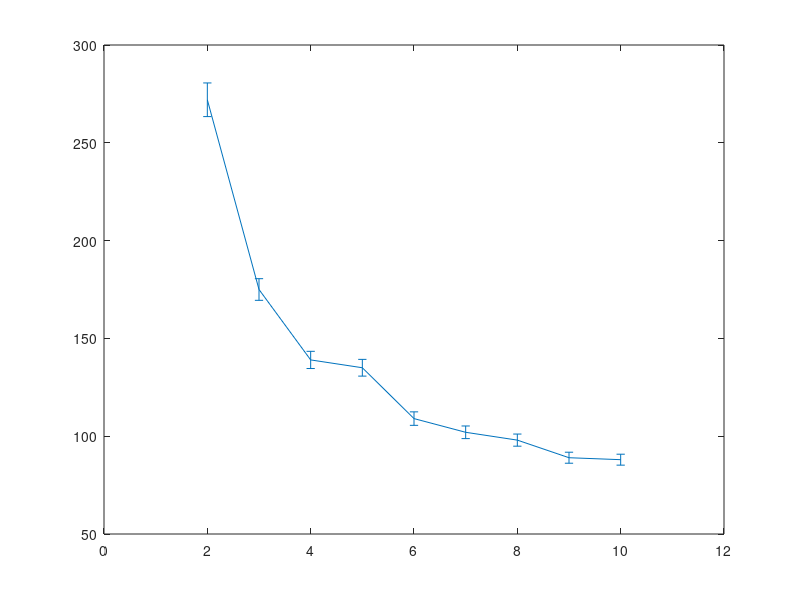

Recreate this plot in MATLAB. (Note: this script raises an error after producing the figure.)
clear all;
close all;
clc;

vin=[2 3 4 5 6 7 8 9 10];
ch1sigma=[272 175 139 135 109 102 98 89 88];
ch1err=[1/sqrt(1000)*ch1sigma(1) 1/sqrt(1000)*ch1sigma(2) 1/sqrt(1000)*ch1sigma(3) ...
    1/sqrt(995)*ch1sigma(4) 1/sqrt(1000)*ch1sigma(5) 1/sqrt(1000)*ch1sigma(6) ...
    1/sqrt(1000)*ch1sigma(7) 1/sqrt(1000)*ch1sigma(8) 1/sqrt(990)*ch1sigma(9)];
ch2sigma=[295 193 124 121 95 85 81 74 72];
ch2err=[1/sqrt(1000)*ch2sigma(1) 1/sqrt(1000)*ch2sigma(2) 1/sqrt(1000)*ch2sigma(3) ...
    1/sqrt(994)*ch2sigma(4) 1/sqrt(1000)*ch2sigma(5) 1/sqrt(1000)*ch2sigma(6) ...
    1/sqrt(1000)*ch2sigma(7) 1/sqrt(1000)*ch2sigma(8) 1/sqrt(886)*ch2sigma(9)];
ch3sigma=[339 171 131 113 97 89 80 75 69];
ch3err=[1/sqrt(1000)*ch3sigma(1) 1/sqrt(1000)*ch3sigma(2) 1/sqrt(1000)*ch3sigma(3) ...
    1/sqrt(1000)*ch3sigma(4) 1/sqrt(1000)*ch3sigma(5) 1/sqrt(1000)*ch3sigma(6) ...
    1/sqrt(1000)*ch3sigma(7) 1/sqrt(1000)*ch3sigma(8) 1/sqrt(959)*ch3sigma(9)];
ch4sigma=[273 189 140 137 107 106 99 98 86];
ch4err=[1/sqrt(1000)*ch4sigma(1) 1/sqrt(1000)*ch4sigma(2) 1/sqrt(1000)*ch4sigma(3) ...
    1/sqrt(1000)*ch4sigma(4) 1/sqrt(1000)*ch4sigma(5) 1/sqrt(986)*ch4sigma(6) ...
    1/sqrt(1000)*ch4sigma(7) 1/sqrt(1000)*ch4sigma(8) 1/sqrt(1000)*ch4sigma(9)];

fitfun=@(A,x)sqrt(A(1)*x.^(-2)+A(2));
xf0=[0.9,140];
A1=lsqcurvefit(fitfun,xf0,vin(2:end),ch1sigma(2:end));
A2=lsqcurvefit(fitfun,xf0,vin(2:end),ch2sigma(2:end));
A3=lsqcurvefit(fitfun,xf0,vin(2:end),ch3sigma(2:end));
A4=lsqcurvefit(fitfun,xf0,vin(2:end),ch4sigma(2:end));

E1=errorbar(vin,ch1sigma,ch1err);
set(E1,'LineStyle', 'none ','Color', 'r','LineWidth', 3, 'Marker', '.', 'MarkerSize', 8, ...
         'MarkerEdgeColor', [.2 .2 .2], 'MarkerFaceColor' , [0,1,1]);
hold on
times = linspace(vin(1),vin(end));
plot(times,fitfun(A1,times),'r--','LineWidth', 2);
hold on
E2=errorbar(vin,ch2sigma,ch2err);
set(E2,'LineStyle', 'none ','Color', 'g','LineWidth', 3, 'Marker', '.', 'MarkerSize', 8, ...
         'MarkerEdgeColor', [.2 .2 .2], 'MarkerFaceColor' , [0,1,1]);
hold on
plot(times,fitfun(A2,times),'g--','LineWidth', 2);
hold on
E3=errorbar(vin,ch3sigma,ch3err);
set(E3,'LineStyle', 'none ','Color', 'b','LineWidth', 3, 'Marker', '.', 'MarkerSize', 8, ...
         'MarkerEdgeColor', [.2 .2 .2], 'MarkerFaceColor' , [0,1,1]);
hold on
plot(times,fitfun(A3,times),'b--','LineWidth', 2);
hold on
E4=errorbar(vin,ch4sigma,ch4err);
set(E4,'LineStyle', 'none ','Color', 'm','LineWidth', 3, 'Marker', '.', 'MarkerSize', 8, ...
         'MarkerEdgeColor', [.2 .2 .2], 'MarkerFaceColor' , [0,1,1]);
hold on
plot(times,fitfun(A4,times),'m--','LineWidth', 2);

xlabel('input(mV)');
ylabel('jitter rms(ps)');
grid on
legend('ch1 measurement data','ch1 measured data fitting',...
    'ch2 measurement data','ch2 measured data fitting',...
    'ch3 measurement data','ch3 measured data fitting',...
    'ch4 measurement data','ch4 measured data fitting');
title('Board 1 OR4 timing performance');
